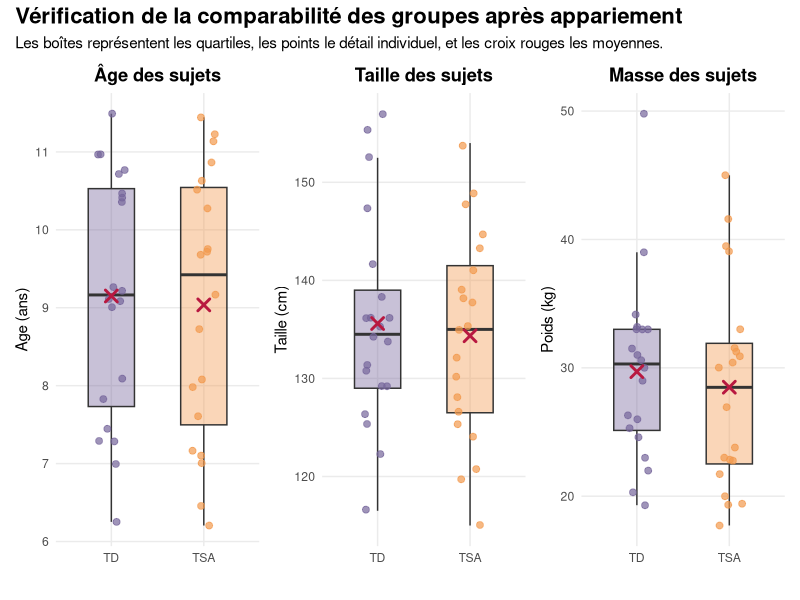
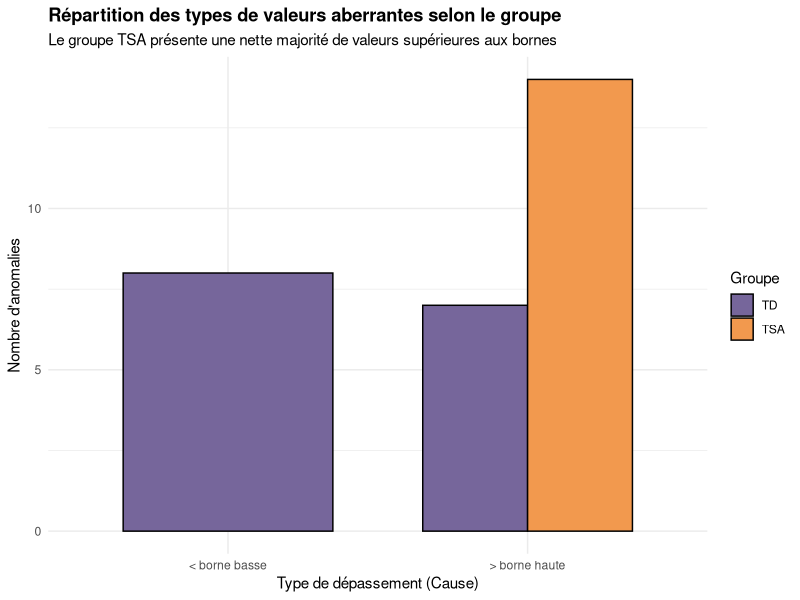
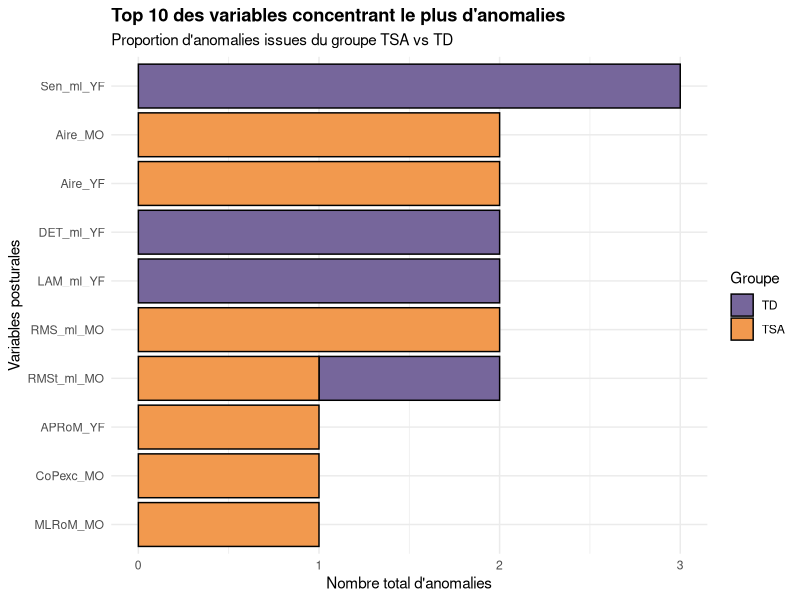
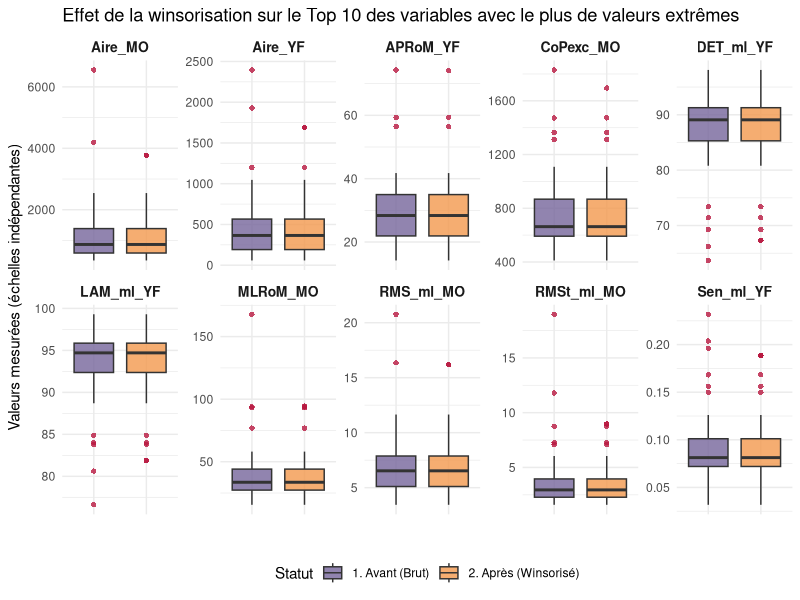
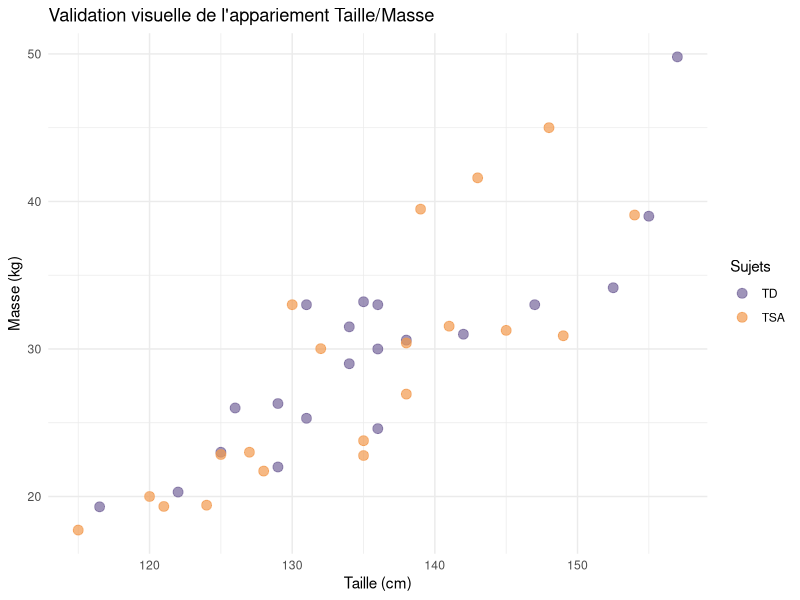
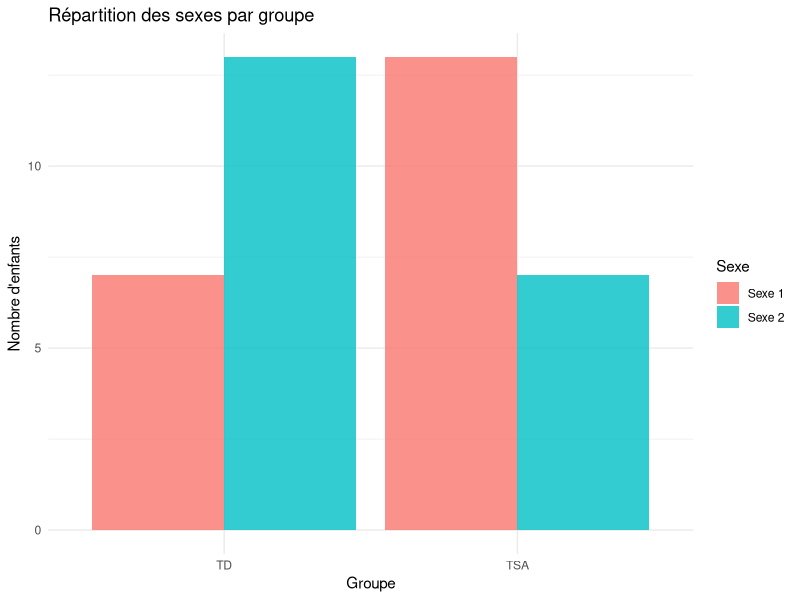
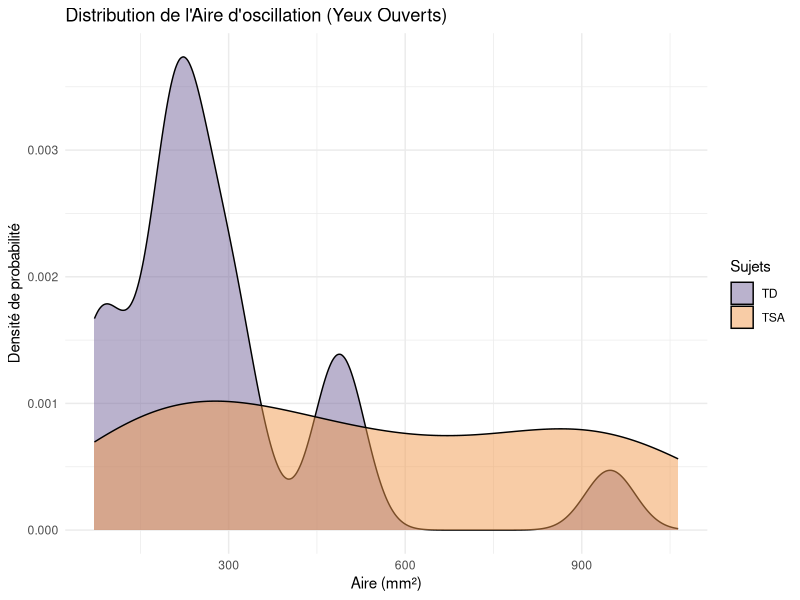
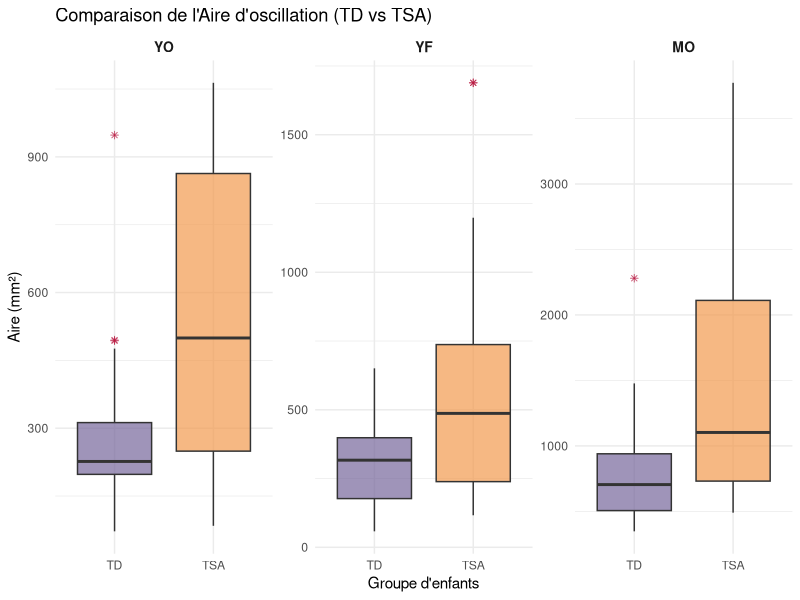

Reproduce these figures in R, in order.
## ---- chunk 1
library(tidyverse)
library(ggplot2)
library(readxl)
library(dplyr)
library(patchwork)
## ---- chunk 2
DataPosturo <- read_excel("DataPosturo_P2.xlsx")
summary(DataPosturo)
## ---- chunk 3
# Préparer les tables NT et TSA
table_NT <- DataPosturo %>%
  filter(Sujets == "TD") %>%
  select(c("Names","Sujets","Age","Poids","Taille"))

table_TSA <- DataPosturo %>%
  filter(Sujets == "TSA") %>%
  select(c("Names","Sujets","Age","Poids","Taille"))
## ---- chunk 4
appariement <- function(df1, df2, n_cible = 20) {
  
  # A. Préparation
  d1 <- as.data.frame(df1)
  d2 <- as.data.frame(df2)
  rownames(d1) <- NULL
  rownames(d2) <- NULL
  
  cols <- c("Age", "Poids", "Taille")
  X1 <- as.matrix(d1[, cols])
  X2 <- as.matrix(d2[, cols])
  
  # B. Covariance robuste
  S <- cov(rbind(X1, X2))
  if(det(S) < 1e-10) S <- S + diag(0.01, ncol(S)) 

  # C. Calcul des combinaisons (24x24 = 576)
  dist_list <- expand.grid(i = 1:nrow(d1), j = 1:nrow(d2))
  
  dist_list$d <- apply(dist_list, 1, function(row) {
    val <- try(mahalanobis(X1[row[1],], X2[row[2],], S), silent = TRUE)
    if(inherits(val, "try-error") | is.na(val)) return(999999) else return(val)
  })
  
  # D. Tri
  dist_list <- dist_list[order(dist_list$d), ]
  
  # E. Sélection 1 pour 1
  matches <- data.frame()
  pris_i <- c()
  pris_j <- c()
  
  for(k in 1:nrow(dist_list)) {
    idx_i <- dist_list$i[k]
    idx_j <- dist_list$j[k]
    
    if(!(idx_i %in% pris_i) && !(idx_j %in% pris_j)) {
      # On garde les colonnes originales pour le moment
      ligne_paire <- cbind(d1[idx_i, ], d2[idx_j, ], Dist_Mahalanobis = dist_list$d[k])
      matches <- rbind(matches, ligne_paire)
      
      pris_i <- c(pris_i, idx_i)
      pris_j <- c(pris_j, idx_j)
    }
    
    if(nrow(matches) == n_cible) break
  }
  
  # F. Renommage et Formatage Long
  # On utilise directement les noms créés par cbind (souvent .1 pour d2)
  # Pour être plus sûr, on définit les noms de colonnes explicitement
  names(matches) <- c(paste0(names(d1), "_NT"), paste0(names(d2), "_TSA"), "Dist_Mahalanobis")

  # --- Passage en format long (40 lignes) ---
  matches_long <- bind_rows(
    matches %>%
      transmute(
        Names = Names_NT,
        Sujets = Sujets_NT,
        Age = Age_NT,
        Poids = Poids_NT,
        Taille = Taille_NT,
        Groupe = "NT",
        Compatibilite = Names_TSA,
        Distance = Dist_Mahalanobis
      ),
    matches %>%
      transmute(
        Names = Names_TSA,
        Sujets = Sujets_TSA,
        Age = Age_TSA,
        Poids = Poids_TSA,
        Taille = Taille_TSA,
        Groupe = "TSA",
        Compatibilite = Names_NT,
        Distance = Dist_Mahalanobis
      )
  )
  
  return(matches_long)
}
## ---- chunk 5
table_appariement <- appariement(table_NT, table_TSA)
dim(table_appariement)  # 40 lignes si 20 matches
head(table_appariement)
## ---- chunk 6
vars <- c("Age", "Taille", "Poids")

table_appariement$Age    <- as.numeric(as.character(table_appariement$Age))
table_appariement$Taille <- as.numeric(as.character(table_appariement$Taille))
table_appariement$Poids  <- as.numeric(as.character(table_appariement$Poids))

desc_stats <- table_appariement %>%
  group_by(Sujets) %>%
  summarise(across(all_of(vars), list(mean = mean, sd = sd)))
print(desc_stats)
## ---- chunk 7
calc_smd <- function(v, d) {
  g1 <- d[d$Sujets == "TSA", v]
  g2 <- d[d$Sujets == "TD", v]
  
  g1 <- g1[!is.na(g1)]
  g2 <- g2[!is.na(g2)]
  
  diff_moy <- mean(g1) - mean(g2)
  sd_pool  <- sqrt((sd(g1)^2 + sd(g2)^2) / 2)
  
  return(abs(diff_moy / sd_pool))
}
## ---- chunk 8

sapply(vars, calc_smd, d = table_appariement)
## ---- chunk 9
analyser_variable <- function(var, df) {
  g_TSA <- df[[var]][df$Sujets == "TSA"]
  g_TD  <- df[[var]][df$Sujets == "TD"]
  
  shapiro_tsa <- shapiro.test(g_TSA)$p.value
  shapiro_td  <- shapiro.test(g_TD)$p.value
  is_normal   <- (shapiro_tsa > 0.05 && shapiro_td > 0.05)
  
  if (is_normal) {
    # Test de variance pour décider entre Student et Welch
    p_var <- var.test(g_TSA, g_TD)$p.value
    type_test <- if(p_var > 0.05) "Student" else "Welch"
    res_test <- t.test(g_TSA, g_TD, var.equal = (p_var > 0.05))
  } else {
    type_test <- "Mann-Whitney"
    res_test <- wilcox.test(g_TSA, g_TD)
  }
  
  # Retourne un dataframe d'une ligne
  data.frame(
    Variable = var,
    Shapiro_TSA = round(shapiro_tsa, 4),
    Shapiro_TD = round(shapiro_td, 4),
    Normalite = is_normal,
    Test_Utilise = type_test,
    P_Value = round(res_test$p.value, 4),
    Appariement_OK = (res_test$p.value > 0.05)
  )
}
## ---- chunk 10
resultats_finaux <- do.call(rbind, lapply(vars, analyser_variable, df = table_appariement))

print(resultats_finaux)
## ---- chunk 11
creer_plot_appariement <- function(var_name, titre, unite) {
  ggplot(table_appariement, aes(x = Sujets, y = .data[[var_name]], fill = Sujets)) +
    geom_boxplot(alpha = 0.4, outlier.shape = NA, width = 0.5) +
    geom_jitter(aes(color = Sujets), width = 0.15, alpha = 0.7, size = 2) +
    stat_summary(fun = mean, geom = "point", shape = 4, size = 3, color = "#B81840FF", stroke = 1.5) +
    
    scale_fill_manual(values = c("TD" = "#76669BFF", "TSA" = "#F2994EFF")) +
    scale_color_manual(values = c("TD" = "#76669BFF", "TSA" = "#F2994EFF")) +
    labs(title = titre, y = paste(var_name, unite), x = "") +
    theme_minimal() +
    theme(legend.position = "none",
          plot.title = element_text(face = "bold", hjust = 0.5),
          panel.grid.minor = element_blank())
}

# Génération des trois graphiques
p1 <- creer_plot_appariement("Age", "Âge des sujets", "(ans)")
p2 <- creer_plot_appariement("Taille", "Taille des sujets", "(cm)")
p3 <- creer_plot_appariement("Poids", "Masse des sujets", "(kg)")

# Assemblage final
figure_finale <- p1 + p2 + p3 + 
  plot_annotation(title = "Vérification de la comparabilité des groupes après appariement",
                  subtitle = "Les boîtes représentent les quartiles, les points le détail individuel, et les croix rouges les moyennes.",
                  theme = theme(plot.title = element_text(size = 16, face = "bold")))

print(figure_finale)

# Sauvegarde pour le rapport
# ggsave("Verification_Appariement.png", figure_finale, width = 12, height = 5, dpi = 300)
## ---- chunk 12
rm(list = c("table_NT", "table_TSA", "appariement", "figure_finale", "p1", "p2", "p3", "analyser_variable", "calc_smd", "creer_plot_appariement", "resultats_finaux", "desc_stats", "vars"))
## ---- chunk 13
list_name <- (table_appariement$Names)

data_appariement <- DataPosturo %>%
  filter( Names %in% list_name)
## ---- chunk 14
find_extremum <- function(data, col) {
  
  x <- data[[col]]
  
  Q1 <- quantile(x, 0.25, na.rm = TRUE)
  Q3 <- quantile(x, 0.75, na.rm = TRUE)
  
  maxi <- min(max(x, na.rm = TRUE), Q3 + 3 * (Q3 - Q1))
  mini <- max(min(x, na.rm = TRUE), Q1 - 3 * (Q3 - Q1))
  
  extremum <- x[x < mini | x > maxi]
  
  if (length(extremum) == 0) {              #pour que ce soit plus lisible
    extremum <- NA
  }
  
  list(
    variable = col,
    extremum = extremum,
    n_extremum = sum(!is.na(extremum)),
    mini = mini,
    maxi = maxi
  )
}
## ---- chunk 15
find_extremum_df <- function(data) {
  
  num_cols <- sapply(data, is.numeric)
  
  extremum_list <- lapply(
    names(data)[num_cols],                    #permet d'avoir le nom des                                                           colonnes numeriques
    function(col) find_extremum(data, col)
  )
  
  names(extremum_list) <- names(data)[num_cols]
  
  return(extremum_list)
}
## ---- chunk 16
count_extremum_df <- function(data) {
  extremum_list <- find_extremum_df(data)
  sum(sapply(extremum_list, function(x) x$n_extremum))
}

# aberrantes totales
count_extremum_df(data_appariement)
## ---- chunk 17
identifier_anomalies_details <- function(data, col_name) {
  x <- data[[col_name]]
  
  # Vérification du type (si non numérique là où attendu)
  if (!is.numeric(x)) {
    return(data.frame(
      Names = data$Names,
      Variable = col_name,
      Valeur = as.character(x),
      Cause = "Mauvais type (non numérique)",
      Borne_Inf = NA,
      Borne_Sup = NA
    ))
  }
  
  # Calcul des bornes de Tukey
  Q1 <- quantile(x, 0.25, na.rm = TRUE)
  Q3 <- quantile(x, 0.75, na.rm = TRUE)
  IQR_val <- Q3 - Q1
  borne_inf <- Q1 - 3 * IQR_val
  borne_sup <- Q3 + 3 * IQR_val
  
  # Identification
  outliers_mask <- !is.na(x) & (x < borne_inf | x > borne_sup)
  
  if (any(outliers_mask)) {
    df_outliers <- data[outliers_mask, ]
    return(data.frame(
      Names = df_outliers$Names,
      Sujets = df_outliers$Sujets,
      Variable = col_name,
      Valeur = x[outliers_mask],
      Cause = ifelse(x[outliers_mask] > borne_sup, "> borne haute", "< borne basse"),
      Borne_Inf = round(borne_inf, 2),
      Borne_Sup = round(borne_sup, 2)
    ))
  } else {
    return(NULL)
  }
}
## ---- chunk 18
cols_a_tester <- data_appariement %>% select(where(is.numeric)) %>% names()

liste_anomalies <- lapply(cols_a_tester, function(cn) {
  identifier_anomalies_details(data_appariement, cn)
})

# Fusion des résultats dans un seul tableau
tableau_anomalies <- do.call(rbind, liste_anomalies)

# Affichage du tableau
print(tableau_anomalies)
dim(tableau_anomalies)

# Exportation pour vérification manuelle
#write.csv(tableau_anomalies, "Tableau_Anomalies_Posturo.csv", row.names = FALSE)
## ---- chunk 19
plot_cause_groupe <- ggplot(tableau_anomalies, aes(x = Cause, fill = Sujets)) +
  geom_bar(position = "dodge", color = "black", width = 0.7) +
  theme_minimal() +
  labs(title = "Répartition des types de valeurs aberrantes selon le groupe",
       subtitle = "Le groupe TSA présente une nette majorité de valeurs supérieures aux bornes",
       x = "Type de dépassement (Cause)",
       y = "Nombre d'anomalies",
       fill = "Groupe") +
  scale_fill_manual(values = c("TD" = "#76669BFF", "TSA" = "#F2994EFF")) + # Bleu pour TD, Orange pour TSA
  theme(plot.title = element_text(face = "bold"))

print(plot_cause_groupe)
## ---- chunk 20
# On identifie le nom des 10 variables avec le plus d'anomalies
top_10_noms <- tableau_anomalies %>%
  count(Variable, sort = TRUE) %>%
  head(10) %>%
  pull(Variable)

# On filtre le tableau original pour ne garder que ces 10 variables
tableau_top_10 <- tableau_anomalies %>%
  filter(Variable %in% top_10_noms)

# Création du graphique en barres empilées
plot_top_vars_groupe <- ggplot(tableau_top_10, aes(x = factor(Variable, levels = rev(top_10_noms)), fill = Sujets)) +
  geom_bar(color = "black") +
  coord_flip() + # Mise à l'horizontale
  theme_minimal() +
  labs(title = "Top 10 des variables concentrant le plus d'anomalies",
       subtitle = "Proportion d'anomalies issues du groupe TSA vs TD",
       x = "Variables posturales",
       y = "Nombre total d'anomalies",
       fill = "Groupe") +
  scale_fill_manual(values = c("TD" = "#76669BFF", "TSA" = "#F2994EFF")) +
  theme(plot.title = element_text(face = "bold"))

print(plot_top_vars_groupe)
## ---- chunk 21
remove_extremum_df <- function(data) {
  
  data_clean <- data
  extremum_list <- find_extremum_df(data)
  
  for (col in names(extremum_list)) {
    
    mini <- extremum_list[[col]]$mini
    maxi <- extremum_list[[col]]$maxi
    
    x <- data[[col]]
    
    # Remplacement par les bornes min/max acceptables (winsorisation)
    x[x > maxi] <- maxi
    x[x < mini] <- mini
    
    data_clean[[col]] <- x
  }
  
  return(data_clean)
}

data_clean <- remove_extremum_df(data_appariement)
count_extremum_df(data_clean)
## ---- chunk 22
top_10_noms <- tableau_anomalies %>%
  count(Variable, sort = TRUE) %>%
  head(10) %>%
  pull(Variable)

df_boxplot_top10 <- data.frame()
## ---- chunk 23
for (var in top_10_noms) {
  valeurs_avant <- data_appariement[[var]]
  valeurs_apres <- data_clean[[var]]
  
  df_temp <- data.frame(
    Variable = var,
    Statut = rep(c("1. Avant (Brut)", "2. Après (Winsorisé)"), each = nrow(data_appariement)),
    Valeurs = c(valeurs_avant, valeurs_apres)
  )
  
  df_boxplot_top10 <- rbind(df_boxplot_top10, df_temp)
}
## ---- chunk 24
plot_boxplot_top10 <- ggplot(df_boxplot_top10, aes(x = Statut, y = Valeurs, fill = Statut)) +
  geom_boxplot(outlier.colour = "#B81840FF", outlier.shape = 16, outlier.size = 1.5, alpha = 0.8) +
  facet_wrap(~ Variable, scales = "free_y", ncol = 5) + 
  theme_minimal() +
  labs(title = "Effet de la winsorisation sur le Top 10 des variables avec le plus de valeurs extrêmes",
       x = "",
       y = "Valeurs mesurées (échelles indépendantes)") +
  scale_fill_manual(values = c("1. Avant (Brut)" = "#76669BFF", "2. Après (Winsorisé)" = "#F2994EFF")) +
  theme(legend.position = "bottom",
        axis.text.x = element_blank(),
        axis.ticks.x = element_blank(),
        strip.text = element_text(face = "bold", size = 10)) # Met en gras le nom de la variable

# Affichage du graphique
print(plot_boxplot_top10)
## ---- chunk 25
rm(list = c("count_extremum_df", "find_extremum", "find_extremum_df", "remove_extremum_df", "liste_anomalies", "tableau_anomalies", "cols_a_tester", "list_name", "identifier_anomalies_details"))
## ---- chunk 26
# Création du tableau de synthèse
tableau_descriptif <- data_clean %>%
  group_by(Sujets) %>%
  summarise(
    Effectif = n(),
    Age_Moyen = mean(Age, na.rm = TRUE),
    Age_SD = sd(Age, na.rm = TRUE),
    Taille_Moyenne = mean(Taille, na.rm = TRUE),
    Taille_SD = sd(Taille, na.rm = TRUE),
    Poids_Moyenne = mean(Poids, na.rm = TRUE),
    Poids_SD = sd(Poids, na.rm = TRUE)
  )
## ---- chunk 27
plot_appariement <- ggplot(data_clean, aes(x = Taille, y = Poids, color = Sujets)) +
  geom_point(size = 3, alpha = 0.7) +
  theme_minimal() +
  labs(
    title = "Validation visuelle de l'appariement Taille/Masse",
    x = "Taille (cm)",
    y = "Masse (kg)"
  ) +
  scale_color_manual(values = c("TD" = "#76669BFF", "TSA" = "#F2994EFF"))

print(plot_appariement)
## ---- chunk 28
df_sexe <- data_clean %>%
  mutate(Sexe_Label = ifelse(Sexe == 1, "Sexe 1", "Sexe 2")) 

plot_sexe <- ggplot(df_sexe, aes(x = Sujets, fill = Sexe_Label)) +
  geom_bar(position = "dodge", alpha = 0.8) +
  theme_minimal() +
  labs(
    title = "Répartition des sexes par groupe",
    x = "Groupe",
    y = "Nombre d'enfants",
    fill = "Sexe"
  )

print(plot_sexe)
## ---- chunk 29
plot_densite <- ggplot(data_clean, aes(x = Aire_YO, fill = Sujets)) +
  geom_density(alpha = 0.5) +
  theme_minimal() +
  labs(
    title = "Distribution de l'Aire d'oscillation (Yeux Ouverts)",
    x = "Aire (mm²)",
    y = "Densité de probabilité"
  ) +
  scale_fill_manual(values = c("TD" = "#76669BFF", "TSA" = "#F2994EFF"))

print(plot_densite)
## ---- chunk 30
generer_boxplots_famille <- function(data, prefixe_variable, unite_y, titre_graphique) {
  
  # Transformation des données (format long) en ciblant le préfixe
  df_filtre <- data %>%
    select(Sujets, starts_with(prefixe_variable)) %>% 
    pivot_longer(cols = -Sujets, names_to = "Condition", values_to = "Valeur")
  
  # Nettoyage et forçage de l'ordre
  df_filtre <- df_filtre %>%
    mutate(Condition = sub(prefixe_variable, "", Condition)) %>%
    mutate(Condition = factor(Condition, levels = c("YO", "YF", "MO")))
  
  # Création du graphique
  graphique <- ggplot(df_filtre, aes(x = Sujets, y = Valeur, fill = Sujets)) +
    geom_boxplot(alpha = 0.7, outlier.colour = "#B81840FF", outlier.shape = 8) +
    facet_wrap(~ Condition, scales = "free_y") + 
    theme_minimal() +
    labs(
      title = titre_graphique,
      x = "Groupe d'enfants",
      y = unite_y
    ) +
    scale_fill_manual(values = c("TD" = "#76669BFF", "TSA" = "#F2994EFF")) +
    theme(
      legend.position = "none",
      strip.text = element_text(size = 10, face = "bold")
    )
  
  return(graphique)
}
## ---- chunk 31
df <- data_clean

# Pour la famille des AIRES ("Aire_YO", "Aire_YF", "Aire_MO")
plot_aires <- generer_boxplots_famille(
  data = df, 
  prefixe_variable = "Aire_", 
  unite_y = "Aire (mm²)", 
  titre_graphique = "Comparaison de l'Aire d'oscillation (TD vs TSA)"
)
print(plot_aires)

# Pour la famille des VITESSES ("Vm_YO", "Vm_YF", "Vm_MO")
plot_vitesses <- generer_boxplots_famille(
  data = df, 
  prefixe_variable = "Vm_", 
  unite_y = "Vitesse", 
  titre_graphique = "Comparaison de la Vitesse Moyenne (TD vs TSA)"
)
print(plot_vitesses)

# Pour la famille des AMPLITUDES AP ("APRoM_YO", "APRoM_YF", "APRoM_MO")
plot_aprom <- generer_boxplots_famille(
  data = df, 
  prefixe_variable = "APRoM_", 
  unite_y = "Amplitude AP (mm)", 
  titre_graphique = "Comparaison de l'Amplitude Postéro-Antérieure (TD vs TSA)"
)
print(plot_aprom)

#----------------------

# Amplitude Médio-Latérale (MLRoM)
plot_mlrom <- generer_boxplots_famille(df, "MLRoM_", "Amplitude ML (mm)", "Amplitude Médio-Latérale (TD vs TSA)")
print(plot_mlrom)

# Excursion du Centre de Pression (CoPexc)
plot_copexc <- generer_boxplots_famille(df, "CoPexc_", "Excursion CoP", "Excursion du Centre de Pression (TD vs TSA)")
print(plot_copexc)

# Ratio d'excursion (Ratio_exc)
plot_ratio_exc <- generer_boxplots_famille(df, "Ratio_exc_", "Ratio", "Ratio d'Excursion (TD vs TSA)")
print(plot_ratio_exc)

# Angle theta (theta)
plot_theta <- generer_boxplots_famille(df, "theta_", "Angle (°)", "Angle Theta d'oscillation (TD vs TSA)")
print(plot_theta)

#----------------------

# Fréquence Médiane Antéro-Postérieure
plot_fmed_ap <- generer_boxplots_famille(df, "Fmed_ap_", "Fréquence (Hz)", "Fréquence Médiane Antéro-Postérieure (TD vs TSA)")
print(plot_fmed_ap)

# Fréquence Médiane Médio-Latérale
plot_fmed_ml <- generer_boxplots_famille(df, "Fmed_ml_", "Fréquence (Hz)", "Fréquence Médiane Médio-Latérale (TD vs TSA)")
print(plot_fmed_ml)

#-----------------------

# RMS Antéro-Postérieur
plot_rms_ap <- generer_boxplots_famille(df, "RMS_ap_", "RMS AP", "Dispersion RMS Antéro-Postérieure (TD vs TSA)")
print(plot_rms_ap)

# RMS Médio-Latéral
plot_rms_ml <- generer_boxplots_famille(df, "RMS_ml_", "RMS ML", "Dispersion RMS Médio-Latérale (TD vs TSA)")
print(plot_rms_ml)

# RMSr Antéro-Postérieur (Composante Rambling/Résiduelle AP)
plot_rmsr_ap <- generer_boxplots_famille(
  data = df, 
  prefixe_variable = "RMSr_ap_", 
  unite_y = "RMSr AP", 
  titre_graphique = "Dispersion RMSr Antéro-Postérieure (TD vs TSA)"
)
print(plot_rmsr_ap)

# RMSr Médio-Latéral (Composante Rambling/Résiduelle ML)
plot_rmsr_ml <- generer_boxplots_famille(
  data = df, 
  prefixe_variable = "RMSr_ml_", 
  unite_y = "RMSr ML", 
  titre_graphique = "Dispersion RMSr Médio-Latérale (TD vs TSA)"
)
print(plot_rmsr_ml)

# RMSt Antéro-Postérieur (Composante Trembling AP)
plot_rmst_ap <- generer_boxplots_famille(
  data = df, 
  prefixe_variable = "RMSt_ap_", 
  unite_y = "RMSt AP", 
  titre_graphique = "Dispersion RMSt Antéro-Postérieure (TD vs TSA)"
)
print(plot_rmst_ap)

# RMSt Médio-Latéral (Composante Trembling ML)
plot_rmst_ml <- generer_boxplots_famille(
  data = df, 
  prefixe_variable = "RMSt_ml_", 
  unite_y = "RMSt ML", 
  titre_graphique = "Dispersion RMSt Médio-Latérale (TD vs TSA)"
)
print(plot_rmst_ml)

#-------------------------

# Sample Entropy (Sen)
plot_sen_ap <- generer_boxplots_famille(df, "Sen_ap_", "Entropie", "Sample Entropy Antéro-Postérieure (TD vs TSA)")
print(plot_sen_ap)

plot_sen_ml <- generer_boxplots_famille(df, "Sen_ml_", "Entropie", "Sample Entropy Médio-Latérale (TD vs TSA)")
print(plot_sen_ml)

#-----------------------

# DFA (Detrended Fluctuation Analysis)
plot_dfa_ap <- generer_boxplots_famille(df, "DFA_ap_", "Index DFA", "Index DFA Antéro-Postérieur (TD vs TSA)")
print(plot_dfa_ap)

plot_dfa_ml <- generer_boxplots_famille(df, "DFA_ml_", "Index DFA", "Index DFA Médio-Latéral (TD vs TSA)")
print(plot_dfa_ml)

#-----------------------

# Déterminisme (DET)
plot_det_ap <- generer_boxplots_famille(df, "DET_ap_", "Déterminisme (%)", "Déterminisme Antéro-Postérieur (TD vs TSA)")
print(plot_det_ap)

plot_det_ml <- generer_boxplots_famille(df, "DET_ml_", "Déterminisme (%)", "Déterminisme Médio-Latéral (TD vs TSA)")
print(plot_det_ml)

#----------------------

# Laminarité (LAM)
plot_lam_ap <- generer_boxplots_famille(df, "LAM_ap_", "Laminarité (%)", "Laminarité Antéro-Postérieure (TD vs TSA)")
print(plot_lam_ap)

plot_lam_ml <- generer_boxplots_famille(df, "LAM_ml_", "Laminarité (%)", "Laminarité Médio-Latérale (TD vs TSA)")
print(plot_lam_ml)

#---------------------

# Longueur moyenne des lignes (MeanL)
plot_meanl_ap <- generer_boxplots_famille(df, "MeanL_ap_", "MeanL", "Longueur Moy. Lignes Antéro-Postérieure (TD vs TSA)")
print(plot_meanl_ap)

plot_meanl_ml <- generer_boxplots_famille(df, "MeanL_ml_", "MeanL", "Longueur Moy. Lignes Médio-Latérale (TD vs TSA)")
print(plot_meanl_ml)

#---------------------

# Longueur max des lignes (MaxL)
plot_maxl_ap <- generer_boxplots_famille(df, "MaxL_ap_", "MaxL", "Longueur Max. Lignes Antéro-Postérieure (TD vs TSA)")
print(plot_maxl_ap)

plot_maxl_ml <- generer_boxplots_famille(df, "MaxL_ml_", "MaxL", "Longueur Max. Lignes Médio-Latérale (TD vs TSA)")
print(plot_maxl_ml)
## ---- chunk 32
rm(list = c("df", "df_long", "df_sexe", "tableau_descriptif", "plot_aires", "plot_appariement", "plot_aprom", "plot_copexc", "plot_densite", "plot_det_ap", "plot_det_ml", "plot_dfa_ap", "plot_dfa_ml", "plot_fmed_ap", "plot_fmed_ml", "plot_lam_ap", "plot_lam_ml", "plot_maxl_ap", "plot_maxl_ml", "plot_meanl_ap", "plot_meanl_ml", "plot_mlrom", "plot_ratio_exc", "plot_rms_ap", "plot_rms_ml", "plot_rmsr_ap", "plot_rmsr_ml", "plot_rmst_ap", "plot_rmst_ml", "plot_sen_ap", "plot_sen_ml", "plot_sexe", "plot_theta", "plot_toutes_variables", "plot_vitesses", "generer_boxplots_famille"))
## ---- chunk 33

choix_test_stats <- function(valeur, groupe) {
  g1 <- valeur[groupe == "TD"]
  g2 <- valeur[groupe == "TSA"]
  
  #Test de Normalité (Shapiro-Wilk)
  norm_g1 <- shapiro.test(g1)$p.value > 0.05
  norm_g2 <- shapiro.test(g2)$p.value > 0.05
  
  #Choix et Application du Test
  if (norm_g1 & norm_g2) {         
    res <- t.test(valeur ~ groupe, var.equal = TRUE)
    type_test <- "Student (T-test)"
  } else {                        
    res <- wilcox.test(valeur ~ groupe)
    type_test <- "Mann-Whitney"
  }
  
  return(data.frame(
    Test_Utilise = type_test,
    P_Value = round(res$p.value, 4),
    Significatif = if_else(res$p.value < 0.05, "OUI", "NON")
  ))
}
## ---- chunk 34
resultats_tests <- data_clean %>%
  select(2:16) %>%
  pivot_longer(cols = -Sujets, names_to = "Variable", values_to = "Valeur") %>%
  group_by(Variable) %>%
  do(choix_test_stats(.$Valeur, .$Sujets))
